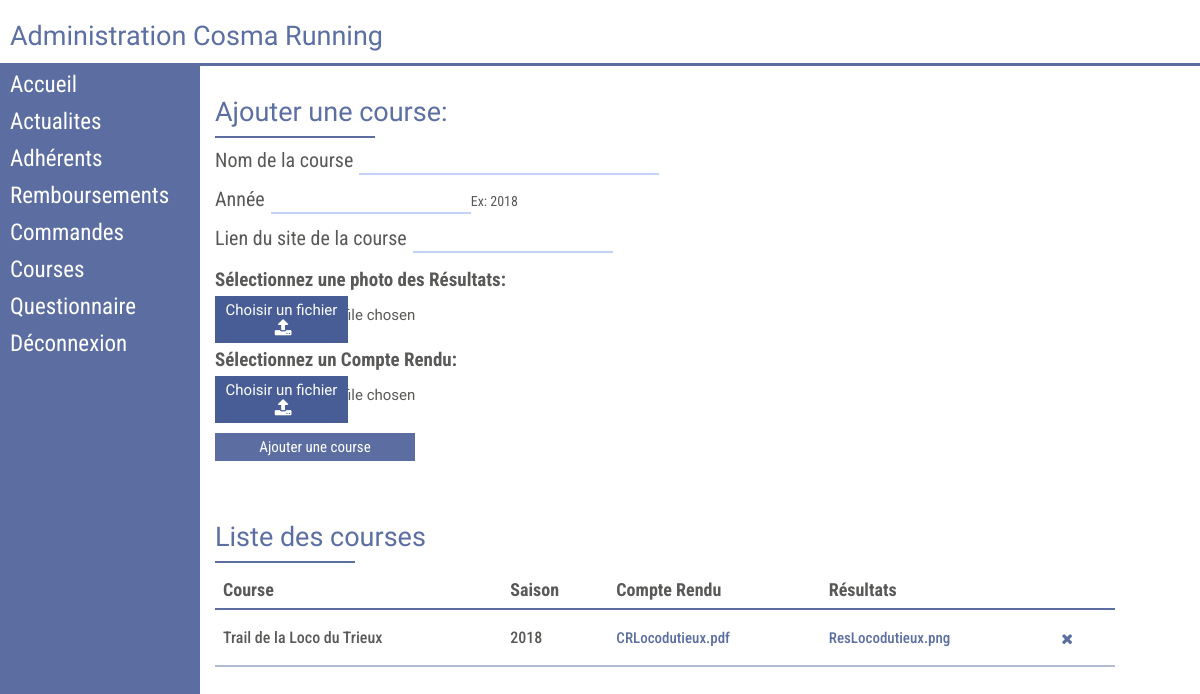
Screenshot of /php/Edit.php?post=Courses with the database file from the repository.
### tables this page shows
CREATE TABLE  course(
  Id_course char(8) NOT NULL,
  libelle char(100),
  Saison int(4),
  CompteRendu char(100),
  Resultats char(100),
  Siteweb char(100),
  CONSTRAINT pk_course PRIMARY KEY (Id_course)
  );

### WP-admin/WP-admin-Courses.php (the view, shortened to what this page needs)
<div style="margin-bottom: 50px;">
		<form method="post" action="<?php echo $_SERVER['PHP_SELF'].'?'.$_SERVER['QUERY_STRING']?>" enctype="multipart/form-data" >
		<p class="h1">Ajouter une course: </p>
		<hr class="sep2 bleu" style="max-width:160px">
		<label>Nom de la course</label><input type="text" name="title" class="input-title">
		<br>
		<label>Année</label><input  type="text" name="saison" maxlength="4"><span style="font-size: 14px;">Ex: 2018</span>
		<br>
		<label>Lien du site de la course</label><input type="text" name="liensite">
	    <h1 class="browse">Sélectionnez une photo des Résultats:</h1>
	    <div class="C-input-file">
	    <button type="button" class="butt-browse Yanone" id="butt-resultat">Choisir un fichier <i class="fa fa-upload white" style="font-size:18px;margin-left: 3px;"></i></button>
	    <input  type="file" name="resultat" value="" class="browse-input" id="browse-resultat"></div>
	    <h1 class="browse">Sélectionnez un Compte Rendu:</h1>
	    <div class="C-input-file">
	    <button type="button" class="butt-browse Yanone" id="butt-compterendu">Choisir un fichier <i class="fa fa-upload white" style="font-size:18px;margin-left: 3px;"></i></button>
	    <input type="file" name="compterendu" value="" class="browse-input" id="browse-compterendu"><br>
		</div>
		<input accept="image/*" type="submit" class="submit" value="Ajouter une course" id="submit-Connexion" name="valider_course" multiple>
		</form>
	</div>
	<div>
		<p class="h1">Liste des courses</p>
		<hr class="sep2 bleu" style="max-width:140px">
	<table class="table-admin">
		<tr>
			<th>Course</th>
			<th style="">Saison</th>
			<th>Compte Rendu</th>
			<th>Résultats</th>
		<th></th></tr>
			<?php
			$rep =  $bdd->query('SELECT Id_course,libelle,Saison,CompteRendu,Resultats FROM course');
			while ($donnees = $rep->fetch()){
			echo '<tr>
					<td style="text-align:left;">'.$donnees['libelle'].'</td>
					<td style="text-align:left;">'.$donnees['Saison'].'</td>
					<td style="text-align:left;font-size:15px;"><a target="_blank" class="bleu" href="../img/Courses/ComptesRendus/'.$donnees['CompteRendu'].'">'.$donnees['CompteRendu'].'</a></td>
					<td style="text-align:left;font-size:15px;"><a target="_blank" class="bleu" href="../img/Courses/Resultats/'.$donnees['Resultats'].'">'.$donnees['Resultats'].'</a></td>
						<td><form method="POST" action="'.$_SERVER['PHP_SELF'].'?'.$_SERVER['QUERY_STRING'].'" enctype="multipart/form-data">
				            <input   type="radio" checked value="'.htmlspecialchars($donnees['Id_course']).'" name="idCourse" hidden>
				            <button type="submit"  value="Supprimer" name="deleteCourse" class="butt-close"><i class="fa fa-close bleu" style="font-size:15px"></i></button></form>
				          </td>
				</tr>';}
			?>
	</table>

### css/styleIndex.css (style rules this page uses)
html,body { margin: 0px; outline: none; font-family: 'Roboto Condensed', sans-serif; color: #595958; font-size: 20px; }
h1 { font-size: 23px; margin: 5px 0px; }
p { cursor: default; margin: 0px; }
button { outline: none;border:none;cursor: pointer; }
* { box-sizing: border-box; }
a { text-decoration: none; color: white; }
input { width: 100%; font-size: 14px; padding: 3px 5px; transition: 0.7s; border:none; margin: 3px 0px; border-bottom: 2px solid #c5d2f7; outline: none; }
label { color: #595958; outline: none; font-size: 16px; }
table { width: 100%; border-collapse: collapse; max-width: 900px; margin: auto; }
td { font-weight: 500;font-size: 16px;text-align: left;padding: 8px; }
th { font-weight: bold;font-size: 18px;padding: 8px; }
form { font-size: 18px; margin: 5px 0px; }
.table-admin { margin: 0px; }
.table-admin tr td { border-bottom: 2px solid #485d966b; }
.table-admin tr th { border-bottom: 2px solid #485d96e3; text-align: left; }
.white { color: white; }
.bleu { color:#485d96e3 }
.Yanone { font-family: 'Yanone Kaffeesatz', sans-serif; }
.browse-input { max-width: 250px; position: absolute; z-index: -1; bottom: 0px; width: 100%; font-size: 15px; transition: 0.7s; border: none; outline: none; color: #595958; display: block; font-family: 'Yanone Kaffeesatz', sans-serif; }
.C-input-file { display: block; position: relative; }
.submit { background-color: #485d96e3; color: white; font-family: 'Roboto Condensed', sans-serif; border:none; padding: 5px ; margin-top: 10px; cursor: pointer; }
.h1 { color: #485d96e3; font-size: 27px; font-family: 'Yanone Kaffeesatz', sans-serif; margin: 15px 0px 6px 0px; }
hr.sep2 { overflow: visible; padding: 0; border: none; border-top:2px solid #485d96e3; text-align: left; size: 15px; width: 20%; margin: 8px 0px; width: 100%; }
.butt-browse { font-size: 15px; color: white; background-color: #485d96; padding: 5px 8px; max-width: 133px; width: 100%; }
.butt-close { background-color: transparent; transition: 0.7s; width: 26px; height: 26px; }

### css/style-admin.css (style rules this page uses)
html,body { margin: 0px; outline: none; font-family: 'Roboto Condensed', sans-serif; background: white; min-width: 0; font-size: 20px; }
h1 { font-size: 19px; margin: 5px 0px; }
p { cursor: default; margin: 0px; }
button { outline: none;border:none;cursor: pointer; }
* { box-sizing: border-box; }
a { text-decoration: none; color: white; }
input { max-width: 200px; width: 100%; font-size: 15px; padding: 3px 5px; transition: 0.7s; border:none; margin: 3px 0px; border-bottom: 2px solid #c5d2f7; outline: none; margin-bottom: 10px; }
label { outline: none; font-size: 20px; text-align: left; margin-right: 6px; }
table { width: 100%; border-collapse: collapse; max-width: 900px; }
td { font-weight: 500;text-align: left;padding: 8px; }
th { font-weight: bold;font-size: 18px;padding: 8px; }
form { font-size: 23px; margin: 5px 0px; }
.white { color: white; }
.bleu { color:#485d96e3 }
.Yanone { font-family: 'Yanone Kaffeesatz', sans-serif;font-size: 24px; }
.table-admin { margin: 0px; }
.table-admin tr td { border-bottom: 2px solid #485d966b; }
.table-admin tr th { border-bottom: 2px solid #485d96e3; text-align: left; }
.input-title { max-width:300px; }
.submit { max-width: 200px; }
.C-input-file { position: relative; z-index: 0; }
.browse-input { max-width: 300px; position: absolute; z-index: -1; top: 0px; width: 100%; font-size: 15px; padding: 4px 5px; transition: 0.7s; border: none; margin: 3px 0px; outline: none; margin-bottom: 10px; display: block; font-family: 'Yanone Kaffeesatz', sans-serif; }
.butt-browse { font-size: 15px; color: white; background-color: #485d96; padding: 5px 8px; max-width: 133px; width:100%; }
.butt-close { background-color: transparent; transition: 0.7s; width: 26px; height: 26px; }

### rows the page displays
course: libelle "Trail de la Loco du Trieux", Saison "2018", CompteRendu "CRLocodutieux.pdf", Resultats "ResLocodutieux.png"
